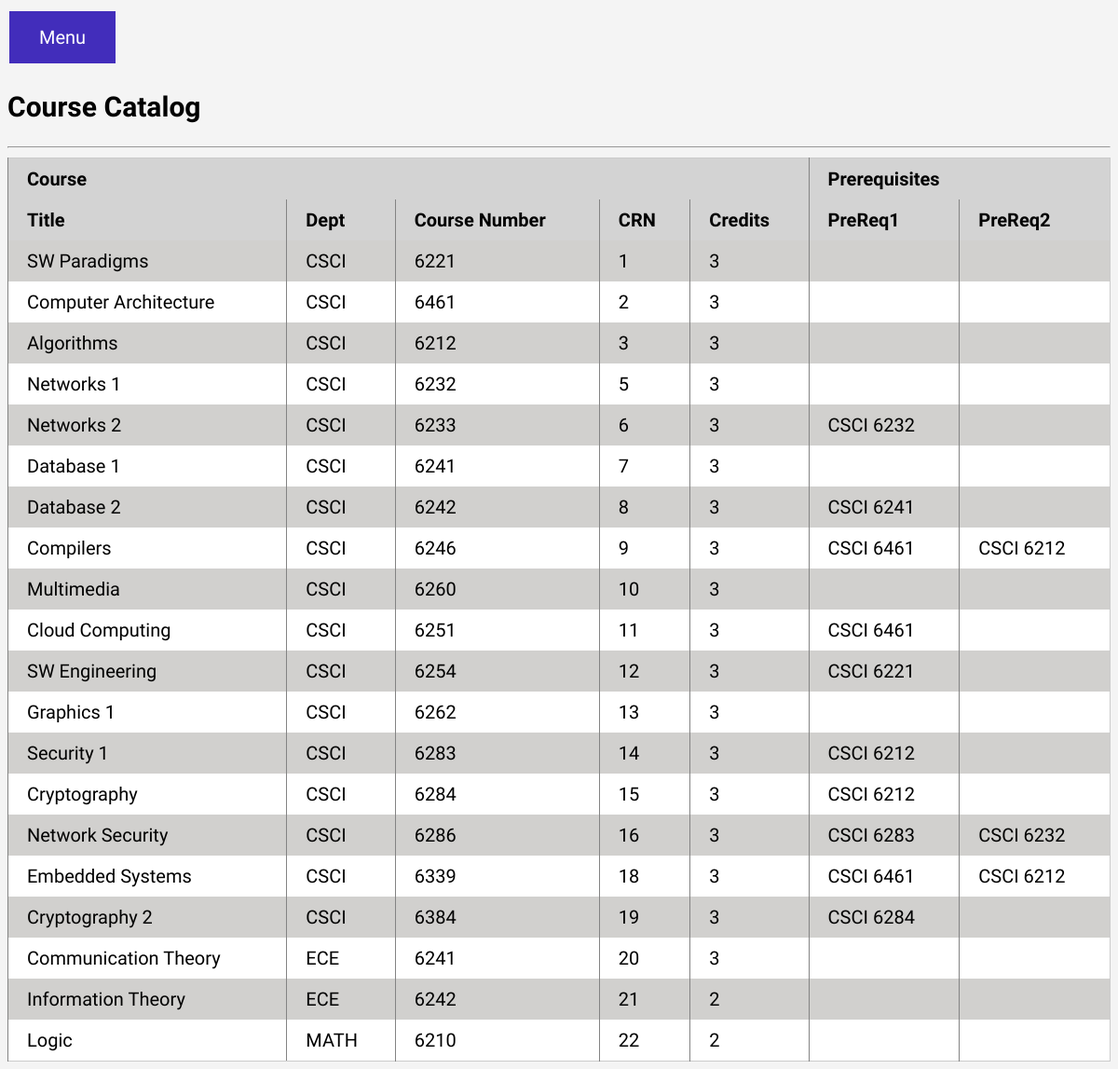
Screenshot of /catalog.php with the database file from the repository.
### tables this page shows
CREATE TABLE course (
  crn int(10) auto_increment,
  dept varchar(20),
  name varchar(40),
  credits int(1),
  prereq1 varchar(20),
  prereq2 varchar(20),
  semester varchar(6),
  year int(4),
  section int(2),
  day varchar(20),
  tme varchar(20),
  instructor int(8),
  location int(6),
  courseno int(4),
  PRIMARY KEY (crn),
  foreign key (instructor) references user(uid),
  foreign key (location) references room(roomid)
);

### catalog.php (the view, shortened to what this page needs)
<!DOCTYPE html>
<html>
<head>
    <link rel = "stylesheet" type="text/css" href="style.css"/>
</head>
<body class="gray-bg">
    <?php
    $mysqli = mysqli_connect("localhost", "ARGv", "CSCI2541_sp19", "ARGv");
    ?>
    <form class="menu-button" action="menu.php">
            <input type="submit" value="Menu" formaction="menu.php">
        </form>
    <h2>Course Catalog</h2><hr>
    <table style="width:100%">
        <form method="post" action="<?php echo htmlentities($_SERVER['PHP_SELF']); ?>">
            <thead>
                <tr>
                    <td colspan="6">Course </td>
                    <td colspan="2"> Prerequisites </td>
                </tr>
                <tr>
                    <td colspan="2">Title </td>
                    <td>Dept</td>
                    <td>Course Number</td>
                    <td>CRN</td>
                    <td>Credits</td>
                    <td> PreReq1</td>
                    <td> PreReq2</td>
                </tr>
            </thead>
            <tbody>
                <?php
                $sql = "SELECT name,credits,dept,courseno, crn, prereq1, prereq2 FROM course where semester='spring' and year='2019'";
                $result = $mysqli->query($sql);
                while($row = $result->fetch_assoc()) {
                    ?>
                    <tr>
                        <td colspan="2"><?php echo $row['name'] ; ?></td>
                        <td><?php echo $row["dept"] ; ?></td>
                        <td><?php echo $row["courseno"] ; ?></td>
                        <td><?php echo $row["crn"] ; ?></td>
                        <td><?php echo $row["credits"] ; ?></td>
                        <td><?php echo $row["prereq1"] ; ?></td>
                        <td><?php echo $row["prereq2"] ; ?></td>
                    </tr>
                <?php
                }
                ?>
            </tbody>
        </form>
    </table>
</body>
</html>

### style.css (style rules this page uses)
:root { --main-color: #422dbb; --main-font: 'Libre Franklin', sans-serif; }
* { box-sizing: border-box; }
body { font-family: var(--main-font); background-color: #f4f4f4; font-size: 20px; }
input[type=submit], input[type=text], input[type=number], input[type=password], input[type=email] { font-family: var(--main-font); font-size: 20px; }
.gray-bg { background-color: #f4f4f4; }
table { border: 1px solid #cbcbcb; border-collapse: collapse; border-spacing: 0; font-family: var(--main-font); background-color: white; }
table td, table th { border-left: 1px solid #838383; border-width: 0 0 0 1px; margin: 0; padding: 0.5em 1em; }
thead { background-color: #d3d3d3; color: #000; text-align: left; vertical-align: bottom; }
.menu-button input[type=submit] { background-color: var(--main-color); border: none; color: white; padding: 16px 32px; text-decoration: none; margin: 4px 2px; font-size: 20px; }

### catalog.php (style rules this page uses)
td { border: 1px solid #726E6D; padding: 15px; }
thead { font-weight:bold; text-align:center; background: #625D5D; color:white; }
table { border-collapse: collapse; }
tbody >tr:nth-child(odd) { background: #D1D0CE; }

### rows the page displays
course: name "SW Paradigms", dept "CSCI", courseno "6221", crn "1", credits "3"
course: name "Computer Architecture", dept "CSCI", courseno "6461", crn "2", credits "3"
course: name "Algorithms", dept "CSCI", courseno "6212", crn "3", credits "3"
course: name "Networks 1", dept "CSCI", courseno "6232", crn "5", credits "3"
course: name "Networks 2", dept "CSCI", courseno "6233", crn "6", credits "3", prereq1 "CSCI 6232"
course: name "Database 1", dept "CSCI", courseno "6241", crn "7", credits "3"
course: name "Database 2", dept "CSCI", courseno "6242", crn "8", credits "3", prereq1 "CSCI 6241"
course: name "Compilers", dept "CSCI", courseno "6246", crn "9", credits "3", prereq1 "CSCI 6461", prereq2 "CSCI 6212"
course: name "Multimedia", dept "CSCI", courseno "6260", crn "10", credits "3"
course: name "Cloud Computing", dept "CSCI", courseno "6251", crn "11", credits "3", prereq1 "CSCI 6461"
course: name "SW Engineering", dept "CSCI", courseno "6254", crn "12", credits "3", prereq1 "CSCI 6221"
course: name "Graphics 1", dept "CSCI", courseno "6262", crn "13", credits "3"
course: name "Security 1", dept "CSCI", courseno "6283", crn "14", credits "3", prereq1 "CSCI 6212"
course: name "Cryptography", dept "CSCI", courseno "6284", crn "15", credits "3", prereq1 "CSCI 6212"
course: name "Network Security", dept "CSCI", courseno "6286", crn "16", credits "3", prereq1 "CSCI 6283", prereq2 "CSCI 6232"
course: name "Embedded Systems", dept "CSCI", courseno "6339", crn "18", credits "3", prereq1 "CSCI 6461", prereq2 "CSCI 6212"
course: name "Cryptography 2", dept "CSCI", courseno "6384", crn "19", credits "3", prereq1 "CSCI 6284"
course: name "Communication Theory", dept "ECE", courseno "6241", crn "20", credits "3"
course: name "Information Theory", dept "ECE", courseno "6242", crn "21", credits "2"
course: name "Logic", dept "MATH", courseno "6210", crn "22", credits "2"
